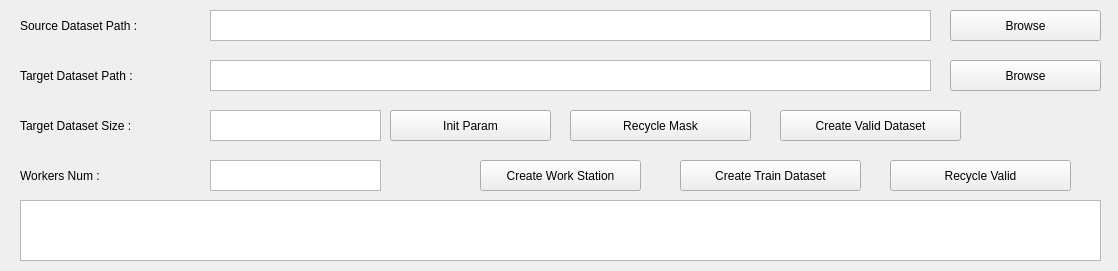
<?xml version="1.0" encoding="UTF-8"?>
<ui version="4.0">
 <class>MaskDatasetControlWidget</class>
 <widget class="QWidget" name="MaskDatasetControlWidget">
  <property name="geometry">
   <rect>
    <x>0</x>
    <y>0</y>
    <width>1118</width>
    <height>271</height>
   </rect>
  </property>
  <property name="windowTitle">
   <string>Form</string>
  </property>
  <widget class="QTextEdit" name="textEdit_target_dataset_size">
   <property name="geometry">
    <rect>
     <x>210</x>
     <y>110</y>
     <width>171</width>
     <height>31</height>
    </rect>
   </property>
  </widget>
  <widget class="QLabel" name="label_target_dataset_path">
   <property name="geometry">
    <rect>
     <x>20</x>
     <y>65</y>
     <width>171</width>
     <height>21</height>
    </rect>
   </property>
   <property name="text">
    <string>Target Dataset Path :</string>
   </property>
  </widget>
  <widget class="QPushButton" name="Btn_Source_Dataset_Path">
   <property name="geometry">
    <rect>
     <x>950</x>
     <y>10</y>
     <width>151</width>
     <height>31</height>
    </rect>
   </property>
   <property name="text">
    <string>Browse</string>
   </property>
  </widget>
  <widget class="QTextEdit" name="textEdit_target_dataset_path">
   <property name="geometry">
    <rect>
     <x>210</x>
     <y>60</y>
     <width>721</width>
     <height>31</height>
    </rect>
   </property>
  </widget>
  <widget class="QTextEdit" name="textEdit_workers_num">
   <property name="geometry">
    <rect>
     <x>210</x>
     <y>160</y>
     <width>171</width>
     <height>31</height>
    </rect>
   </property>
  </widget>
  <widget class="QPushButton" name="Btn_Recycle_Mask">
   <property name="geometry">
    <rect>
     <x>570</x>
     <y>110</y>
     <width>181</width>
     <height>31</height>
    </rect>
   </property>
   <property name="text">
    <string>Recycle Mask</string>
   </property>
  </widget>
  <widget class="QLabel" name="label_workers_num">
   <property name="geometry">
    <rect>
     <x>20</x>
     <y>165</y>
     <width>171</width>
     <height>21</height>
    </rect>
   </property>
   <property name="text">
    <string>Workers Num :</string>
   </property>
  </widget>
  <widget class="QPushButton" name="Btn_Create_Work_Station">
   <property name="geometry">
    <rect>
     <x>480</x>
     <y>160</y>
     <width>161</width>
     <height>31</height>
    </rect>
   </property>
   <property name="text">
    <string>Create Work Station</string>
   </property>
  </widget>
  <widget class="QLabel" name="label_source_dataset_path">
   <property name="geometry">
    <rect>
     <x>20</x>
     <y>15</y>
     <width>171</width>
     <height>21</height>
    </rect>
   </property>
   <property name="text">
    <string>Source Dataset Path :</string>
   </property>
  </widget>
  <widget class="QPushButton" name="Btn_Target_Dataset_Path">
   <property name="geometry">
    <rect>
     <x>950</x>
     <y>60</y>
     <width>151</width>
     <height>31</height>
    </rect>
   </property>
   <property name="text">
    <string>Browse</string>
   </property>
  </widget>
  <widget class="QLabel" name="label_target_dataset_size">
   <property name="geometry">
    <rect>
     <x>20</x>
     <y>115</y>
     <width>171</width>
     <height>21</height>
    </rect>
   </property>
   <property name="text">
    <string>Target Dataset Size :</string>
   </property>
  </widget>
  <widget class="QTextEdit" name="textEdit_source_dataset_path">
   <property name="geometry">
    <rect>
     <x>210</x>
     <y>10</y>
     <width>721</width>
     <height>31</height>
    </rect>
   </property>
  </widget>
  <widget class="QPlainTextEdit" name="plainTextEdit_msg">
   <property name="geometry">
    <rect>
     <x>20</x>
     <y>200</y>
     <width>1081</width>
     <height>61</height>
    </rect>
   </property>
  </widget>
  <widget class="QPushButton" name="Btn_Create_Train_Dataset">
   <property name="geometry">
    <rect>
     <x>680</x>
     <y>160</y>
     <width>181</width>
     <height>31</height>
    </rect>
   </property>
   <property name="text">
    <string>Create Train Dataset</string>
   </property>
  </widget>
  <widget class="QPushButton" name="Btn_Init_Param">
   <property name="geometry">
    <rect>
     <x>390</x>
     <y>110</y>
     <width>161</width>
     <height>31</height>
    </rect>
   </property>
   <property name="text">
    <string>Init Param</string>
   </property>
  </widget>
  <widget class="QPushButton" name="Btn_Create_Valid_Dataset">
   <property name="geometry">
    <rect>
     <x>780</x>
     <y>110</y>
     <width>181</width>
     <height>31</height>
    </rect>
   </property>
   <property name="text">
    <string>Create Valid Dataset</string>
   </property>
  </widget>
  <widget class="QPushButton" name="Btn_Recycle_Valid">
   <property name="geometry">
    <rect>
     <x>890</x>
     <y>160</y>
     <width>181</width>
     <height>31</height>
    </rect>
   </property>
   <property name="text">
    <string>Recycle Valid</string>
   </property>
  </widget>
 </widget>
 <resources/>
 <connections/>
</ui>
